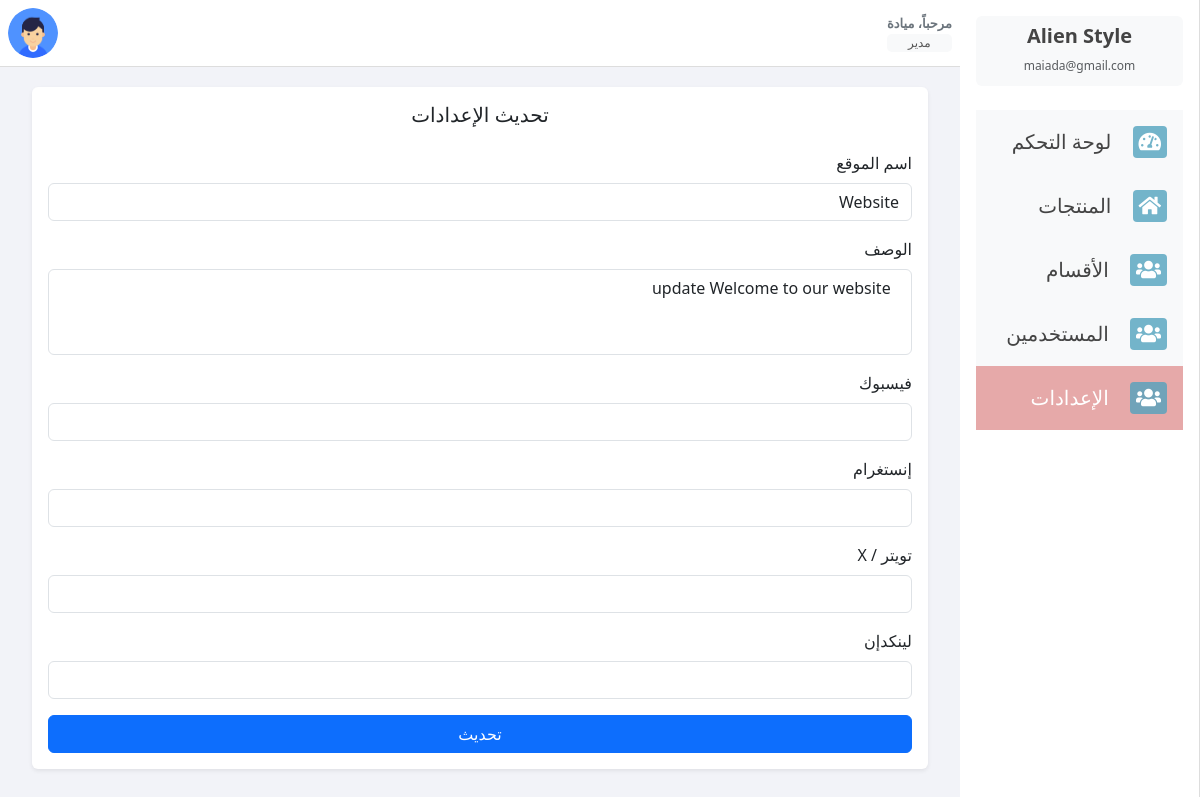
/admin/settings/index.php, run on the app's committed database.
### tables this page shows
CREATE TABLE `settings` (
  `id` int(11) NOT NULL,
  `website_name` varchar(255) NOT NULL DEFAULT 'Website',
  `website_description` text NOT NULL DEFAULT 'Welcome to our website',
  `facebook` varchar(500) DEFAULT NULL,
  `twitter` varchar(500) DEFAULT NULL,
  `linkedin` varchar(500) DEFAULT NULL,
  `instagram` varchar(500) DEFAULT NULL
);

### admin/settings/index.php (the view, shortened to what this page needs)
<?php
    include "../includes/header.php";
    include "../connect.php";
?>
<div class="content">
<?php
$do = isset($_GET['do']) ? $_GET['do'] : 'Manage';
if($do == 'Manage'){
    $setid = isset($_GET['setid']) && is_numeric($_GET['setid']) ? intval($_GET['setid']): 1;
    $stmt =$con->prepare("SELECT * FROM settings WHERE ID = ? ");
    $stmt->execute(array($setid));
    $set = $stmt->fetch();
    $count =$stmt->rowCount();
    if($count > 0) {?>
    <div class="card shadow-sm">
            <div class="card-body">
                <h5 class="card-title text-center mb-4">تحديث الإعدادات</h5>
                <form action="?do=update" method="POST">
                <div class="mb-3">
                    <label for="name" class="form-label">اسم الموقع</label>
                    <input type="text" class="form-control" name="website_name" value="<?php echo $set['website_name'];?>">
                </div>
                <div class="mb-3">
                    <label for="description" class="form-label">الوصف</label>
                    <textarea class="form-control" name="website_description" rows="3"><?php echo $set['website_description'];?></textarea>
                </div>
                <div class="mb-3">
                    <label class="form-label">فيسبوك</label>
                    <input type="text" class="form-control" name="facebook" value="<?php echo $set['facebook'];?>">
                </div>
                <div class="mb-3">
                    <label class="form-label">إنستغرام</label>
                    <input type="text" class="form-control" name="instagram" value="<?php echo $set['instagram'];?>">
                </div>
                <div class="mb-3">
                    <label class="form-label">تويتر / X</label>
                    <input type="text" class="form-control" name="twitter" value="<?php echo $set['twitter'];?>">
                </div>
                <div class="mb-3">
                    <label class="form-label">لينكدإن</label>
                    <input type="text" class="form-control" name="linkedin" value="<?php echo $set['linkedin'];?>">
                </div>
                <div class="d-grid">
                    <button type="submit" class="btn btn-primary">تحديث</button>
                </div>
                </form>
            </div>
        </div>
<?php }
}
?>
</div>
<?php
    include "../includes/aside.php";
    include "../includes/footer.php";
?>

### admin/layouts/css/style.css (style rules this page uses)
:root { --main-color: goldenrod; --main-sold-color: #50a2be; --second-color: #50a2bec9; }
body { background-color: #f2f3f8; color: #444; overflow-x: hidden; direction: rtl; }
.card { border: none; box-shadow: 0px 1px 15px 1px rgb(69 65 78 / 8%); }
body { overflow-x: hidden; }
textarea { resize: none; }

### admin/layouts/css/dashboard.css (style rules this page uses)
:root { --main-color: goldenrod; --main-sold-color: #50a2be; --second-color: #50a2bec9; }
body { position: relative; direction: rtl; }
.content { padding: 2rem; margin-top: 55px; }
@media (min-width: 992px) { .content, .nav-date { margin-right: 20vw; } }

### data on the page
settings: website_name "Website", website_description "update Welcome to our website"
